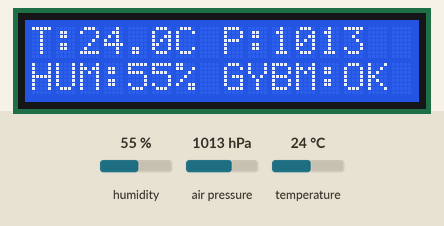
Simulated run of this sketch. Board: ESP32. Shown: 16×2 character LCD. Inputs (shaded band) come from the test bench; at power-on: humidity 55 %, air pressure 1013 hPa, temperature 24 °C.

Above: at 1.2 s.
1.3 s: humidity set to 22 %
At 2.6 s:
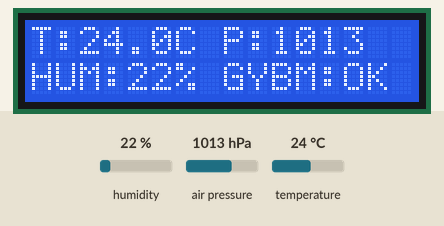
3.1 s: air pressure set to 952 hPa
At 4.6 s:
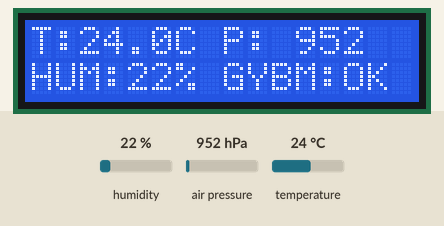
5.3 s: temperature set to 12 °C
At 6.5 s:
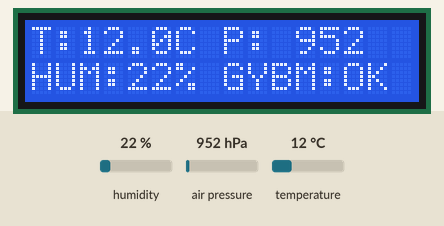
6.8 s: humidity set to 40 %
At 7.6 s:
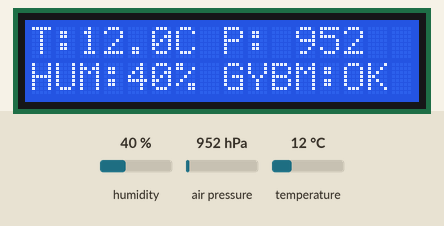
Timing chart, 0 to 9.3 s (numbered marks = the images above; inputs shaded):
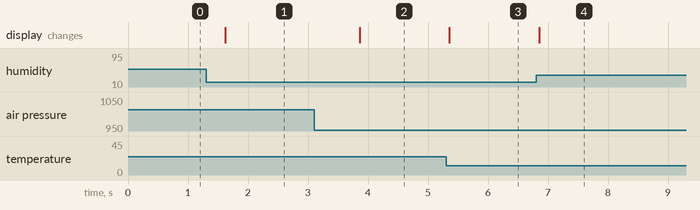

The sketch:

i2c_diagnostic.ino
```cpp
/*
 * SCADA I2C Diagnostic & Live BME/BMP280 Reader
 * Clean non-overlapping display
 */

#include <Arduino.h>
#include <Wire.h>
#include <LiquidCrystal_I2C.h>
#include <Adafruit_Sensor.h>
#include <Adafruit_BME280.h>
#include <Adafruit_BMP280.h>

LiquidCrystal_I2C lcd(0x27, 16, 2);
Adafruit_BME280 bme;
Adafruit_BMP280 bmp;

bool lcdFound = false;
bool sensorFound = false;
bool isBme = false;

void setup() {
  Serial.begin(115200);
  Wire.begin(21, 22);
  Wire.setTimeOut(50);

  // Detect LCD
  for (byte i = 1; i < 127; i++) {
    Wire.beginTransmission(i);
    if (Wire.endTransmission() == 0 && (i == 0x27 || i == 0x3F)) {
      lcd = LiquidCrystal_I2C(i, 16, 2);
      lcdFound = true;
      break;
    }
  }

  if (lcdFound) {
    lcd.init();
    lcd.backlight();
    lcd.clear();
    lcd.setCursor(0, 0);
    lcd.print("I2C SCANNER...");
  }
}

void loop() {
  byte foundAddrs[8];
  byte count = 0;

  for (byte i = 1; i < 127; i++) {
    Wire.beginTransmission(i);
    if (Wire.endTransmission() == 0) {
      if (count < 8) {
        foundAddrs[count++] = i;
      }
    }
  }

  // Check if 0x76 or 0x77 is present
  bool has76 = false;
  bool has77 = false;
  for (byte j = 0; j < count; j++) {
    if (foundAddrs[j] == 0x76) has76 = true;
    if (foundAddrs[j] == 0x77) has77 = true;
  }

  byte targetAddr = has76 ? 0x76 : (has77 ? 0x77 : 0);

  if (targetAddr != 0 && !sensorFound) {
    if (bme.begin(targetAddr, &Wire)) {
      sensorFound = true;
      isBme = true;
    } else if (bmp.begin(targetAddr)) {
      sensorFound = true;
      isBme = false;
    }
  }

  if (lcdFound) {
    lcd.clear();
    lcd.setCursor(0, 0);
    if (sensorFound) {
      float temp = isBme ? bme.readTemperature() : bmp.readTemperature();
      float press = (isBme ? bme.readPressure() : bmp.readPressure()) / 100.0f;
      lcd.printf("T:%4.1fC P:%4.0f", temp, press);
    } else {
      char listBuf[17] = "";
      for (byte k = 0; k < count; k++) {
        char h[6];
        snprintf(h, sizeof(h), "%02X ", foundAddrs[k]);
        strcat(listBuf, h);
      }
      lcd.printf("ADDRS: %s", listBuf);
    }

    lcd.setCursor(0, 1);
    if (sensorFound) {
      if (isBme) {
        lcd.printf("HUM:%2.0f%% GYBM:OK", bme.readHumidity());
      } else {
        lcd.printf("GYBM:OK BMP280");
      }
    } else {
      if (targetAddr != 0) {
        lcd.printf("FOUND 0x%02X INIT..", targetAddr);
      } else {
        lcd.printf("NO SENSOR DETECT");
      }
    }
  }

  delay(700);
}
```

Measured:
- after the input at 1.3 s, the display: changes after 0.32 s (image 1)
- after the input at 3.1 s, the display: changes after 0.76 s (image 2)
- after the input at 5.3 s, the display: changes after 0.06 s (image 3)
- after the input at 6.8 s, the display: changes after 0.05 s (image 4)
